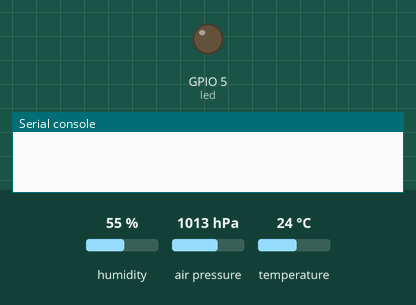
A program run on a simulated ESP32 board running MicroPython. On the bench: output pins drawn as LEDs (lit = HIGH), the last lines printed to the serial console. The test bench sets the inputs (shaded band); at power-on: humidity 55 %, air pressure 1013 hPa, temperature 24 °C. WiFi joins after 1.5 s; no MQTT or app messages arrive unless stated; the clock reads 2024-03-15 10:24:30 at power-on unless the program sets it; library files of the repository ran but are not shown: bme280.py.

Above: at 0.0 s.
At 11.8 s:
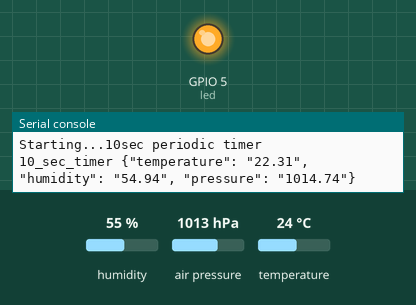
Timing chart, 0 to 13.3 s (numbered marks = the images above):
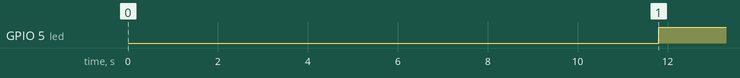

Measured:
- by itself, GPIO 5 (led): LOW → HIGH at 11.8 s

The program:

main.py
```python
from umqtt.simple import MQTTClient
from machine import Pin, I2C, Timer
from bme280 import BME280
import json
import gc
import time
import network

SERVER = "192.168.50.2"
CLIENT_ID = "ESP32_bme280"
TOPIC = b"homeassistant/lolin/bme280"
USER = "mqtt"
PASS = "hassmqttusr"

def main(timer_id=None):
    led = Pin(5,Pin.OUT)
    i2c = I2C(scl=Pin(22), sda=Pin(21), freq=10000)
    bme = BME280(i2c = i2c)
    mqtt = MQTTClient(CLIENT_ID,SERVER,1883,USER,PASS)
    try:
        mqtt.connect()
        js = json.dumps({
            "temperature": bme.temperature[:-1],
            "humidity": bme.humidity[:-1],
            "pressure": bme.pressure[:-3]
                })
        led.off()
        print(timer_id, js)
        mqtt.publish(TOPIC, js)
        led.on()
    except Exception as ex:
        print(ex)
    finally:
        mqtt.disconnect()
        gc.collect()

try:
    print("Starting...10sec periodic timer")
    tim = Timer(1)
    tim.init(period=10000, mode=Timer.PERIODIC,
                callback=lambda t:main('10_sec_timer'))
    while True:
        pass
except KeyboardInterrupt as ex:
    tim.deinit()
    gc.collect()
    print("Timer stopped")
    print(ex)
```

wlan.py
```python
def do_connect(ssid = "rt-ax88u", passphrase = "narazdvatri"):
    import network
    import time
    wlan = network.WLAN(network.STA_IF)
    wlan.active(True)
    if not wlan.isconnected():
        print('...connecting to network ' + ssid)
        wlan.connect(ssid, passphrase)
        t = time.time()
        while not wlan.isconnected():
            if time.time() - t > 10:
                print('...error connecting timeout ' + ssid)
                break
        print('...network config on: ' + ssid + '\n', wlan.ifconfig())
    else:
        print('...already connected on: ' + ssid + '\n', wlan.ifconfig())
    
```
